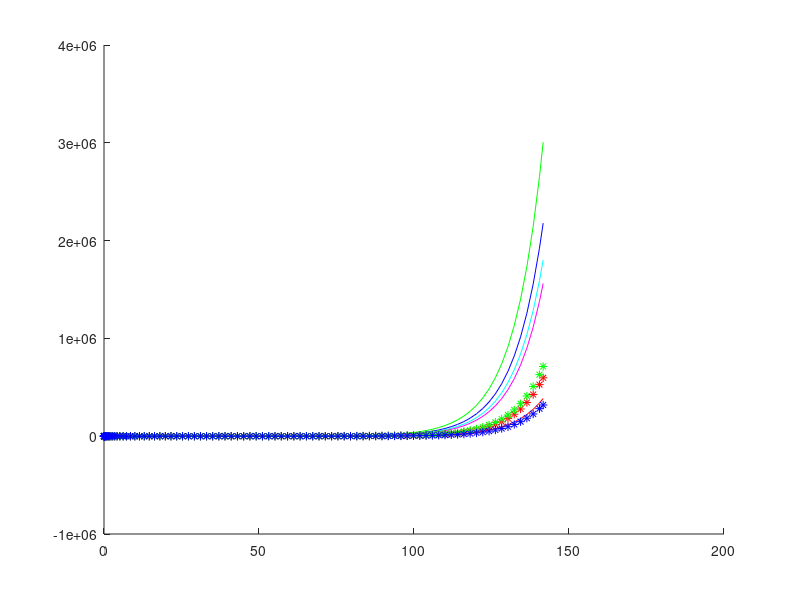

This chart was generated by the following MATLAB code:
function subsystems

%Number of eqns in each system: 5,1,3,1,8,5,4,2. 8 cases total.
%Color options: r,g,b,c,m,k.

% %System 1
% [t,x] = ode23s(@subsystem_eqns,[0 100],[0.01,0.01,0.01,0.01,0.01]);
% t = t*17/12;
% 
% hold on
% figure(1)
% plot(t,x(:,1),'r')
% plot(t,x(:,2),'g')
% plot(t,x(:,3),'b')
% plot(t,x(:,4),'c')
% plot(t,x(:,5),'m')
% hold off

% System 2
% [t,x] = ode23s(@subsystem_eqns,[0 50],[0.1]);
% t = t*17/12;
% 
% figure(1)
% plot(t,x(:,1),'r')

% %System 3
% [t,x] = ode23s(@subsystem_eqns,[0 50],[0.1,0.1,0.1]);
% t = t*17/12;
% hold on
% figure(1)
% plot(t,x(:,1),'r')
% plot(t,x(:,2),'g')
% plot(t,x(:,3),'b')
% hold off

% %System 4
% [t,x] = ode23s(@subsystem_eqns,[0 10],[0.5]);
% t = t*17/12;
% hold on
% figure(1)
% plot(t,x(:,1),'r')
% hold off

%System 5
[t,x] = ode23s(@subsystem_eqns,[0 100],[0.1,0.1,0.1,0.1,0.1,0.1,0.1,0.1]);
t = t*17/12;
hold on
figure(1)
plot(t,x(:,1),'r')
plot(t,x(:,2),'g')
plot(t,x(:,3),'b')
plot(t,x(:,4),'c')
plot(t,x(:,5),'m')
plot(t,x(:,6),'r*')
plot(t,x(:,7),'g*')
plot(t,x(:,8),'b*')
hold off
% 
% %System 6
% [t,x] = ode23s(@subsystem_eqns,[0 50],[0.1,0.1,0.1,0.1,0.5]);
% t = t*17/12;
% hold on
% figure(1)
% plot(t,x(:,1),'r')
% plot(t,x(:,2),'g')
% plot(t,x(:,3),'b')
% plot(t,x(:,4),'c')
% plot(t,x(:,5),'m')
% hold off

% %System 7
% [t,x] = ode23s(@subsystem_eqns,[0 50],[0.01,0.01,0.01,0.5]);
% t = t*17/12;
% hold on
% figure(1)
% plot(t,x(:,1),'r')
% plot(t,x(:,2),'g')
% plot(t,x(:,3),'b')
% plot(t,x(:,4),'c')
% hold off

% %System 8
% [t,x] = ode23s(@subsystem_eqns,[0 50],[0.01,0.5]);
% t = t*17/12;
% hold on
% figure(1)
% plot(t,x(:,1),'r')
% plot(t,x(:,2),'g')
% hold off


function dx = subsystem_eqns(t,x)

e1 = 0.29;
k1 = 0.49;
k2 = 0.1;
k3 = 0.3;
k4 = 0.15;

GA1 = 1;
hNET = 0.457;
hSERT = 0.463;
hDAT = 1.22;

%Wake Specific 
%c = [0.1,0.001,0,0.001,0,0.1,0.1,0.001,0.1,0.1,0.1,0.1,0.1,0.001,0.001,0,0.1,0.1,0.1,0.001,0.1,0.1,0.1,0.1,0.1,0.1,0.001,0.1,0.1,0.1,0.1,0.1,0.1,0.1,0.001,0.1];
%c = [0.1,2.4,1.5,2.7,0.6,0.1,0.3,0.001,0.3,2,0.5,2.5,0.1,0.001,0.5,0.5,3,1,0.19,0.001,0.1,0.1,2,1,1,1,0.001,0.337,0.4,3,1,2,0.1,1,0.001,0.1]; 
%NREM Spec
%c = [12,1,0.1];% c = [2,0.5,0.5]; 
%Wake and REM
% c = [1,10,10,1,12,11,12,1/2,1/2,1,12,11,12,1/2,1/2,1]; 
%Wake Inclusive
c = [0.1,0.1,0.1,0.1,0.1,0.2,0.1,0.2,0.1,0.1,0.1,0.001,0.1,0.1,0.1,0.1,0.1,0.001,0.2,0.1,0.1,0.1,0.1,0.1,0.1,0.1,0.1,0.1,0.1,0.1,0.1,0.1,0.1,0.1,0.1,0.001,0.1,0.1,0.1,0.1,0.1,0.1,0.001,0.1,0.1,0.1,0.1,0.1,0.1,0.1,0.001,0.1];
% c = [1,10,10,1,2,2,1,2,1,10,1,1,10,1,1,1,10,1,2,1,12,11,12,1/2,1/2,1,12,11,12,1/2,1/2,11,2,1,10,10,0.5,0.043,1,1,1,10,10,0.5,0.037,1,1,2,0.39,10,10,0.39]; 
%Sleep Inclusive
% c = [1,10,10,1,12,1,0.1,12,11,12,1/2,1/2,1,12,11,12,1/2,1/2,1]; 
%REM Inclusive
% c = [1,10,10,1,12,11,12,1/2,1/2,1,12,11,12,1/2,1/2,1];  %[1.5,2,2,1/2,2,1,2,1/3,1/3,1/3,2,1,2,1/3,1/3,1/3]; 
%NREM Inclusive
% c = [12,1,0.1];% c = [2,0.5,0.5]; 
%REM and NREM
%a = [6,6,6,6,6];%[1/6,1/6,1/6,1/2,1/2]; %No less than 0.01*[]


% %Wake Specific
% %Coefficients of AD: c(6), c(13), c(19), c(26), c(34)
% %OX - W. 
% dx(1) = c(1)*0.1 + (c(2) - c(3))*x(3) + (c(4) - c(5))*x(1) + 3*c(6) - c(7)*x(4) - c(8)*0.1 - c(9);
% %H - W
% dx(2) = c(10)*x(1) + c(11)*x(3) + c(12)*0.1 + 3*c(13) - c(14)*0.1 - (c(15) - c(16))*x(2);
% %NA - W
% dx(3) = c(17)*x(1) + c(18)*0.1 + 3*c(19) - 0.1*c(20) - (c(21) + c(22))*x(3) - hNET*x(3);
% %S - W
% dx(4) = c(23)*x(1) + c(24)*x(2) + c(25)*x(3) + 3*c(26) - 0.1*c(27) - (c(28) + c(29))*x(4) - hSERT*x(4);
% %DA - W
% dx(5) = c(30)*x(1) + c(31)*x(4) + 0.1*c(32) - c(33)*x(3) + 3*c(34) - 0.1*c(35) - c(36)*x(5) - hDAT*x(5);


% % %NREM Specific
% %GABA_BFs - NREM
% dx(1) = c(1) - c(2) - c(3)*x(1) - GA1*x(1);


% %Wake and REM
% %GABA_BFw - W,REM
% dx(1) = c(1)*x(2) + c(2) - c(3) - c(4)*x(1) - GA1*x(1);
% %ACh_BF - W,REM
% dx(2) = c(5) + c(6) - c(7) - c(8) - c(9) - c(10)*x(2);
% %ACh_LDT/PPT - W,REM
% dx(3) = c(11) + c(12) - c(13) - c(14) - c(15) - c(16)*x(3);


% %REM and NREM
% %GABA_VLPO - NREM,REM
% dx(1) = 30.68 - a(1) - a(2) - a(3) - a(4) - a(5) - k3*x(1)  - GA1 + k4 + (x(1)^2);

% %*****Monoamine trouble #2 ******
%Still causing trouble after supressing GABA
% %Wake Inclusive
%GABA_BFw - W,REM
dx(1) = c(1)*x(4) + c(2)*x(2) + c(3)*3 - c(4)*x(1) - GA1*x(1);
%OX - W
dx(2) = c(5)*x(5) + (c(6) - c(7))*x(6) + (c(8) - c(9))*x(2) + c(10)*3 - c(11)*x(7) - c(13) - c(12)*.1;
%H - W
dx(3) = c(14)*x(2) + c(15)*x(6) + c(16)*x(4) + c(17)*3 - c(18)*0.1 - (c(19) - c(20))*x(3);
%ACh_BF - W,REM
dx(4) = c(21)*x(2) + c(22)*x(3) - c(23)*.1 - c(24)*x(7) - c(25) - c(26)*x(4);
%ACh_LDT/PPT - W,REM
dx(5) = c(27)*x(2) + c(28)*x(3) - c(29)*.1 - c(30)*x(6) - c(31)*x(7) - c(32)*x(5);
%NA - W
dx(6) = c(33)*x(2) + c(34)*x(4) + c(35)*3 - c(36)*0.1 - (c(37) + c(38))*x(6) - hNET*x(6);
%S - W
dx(7) = c(39)*x(2) + c(40)*x(3) + c(41)*x(6) + c(42)*3 - c(43)*0.1 - (c(44) + c(45))*x(7) - hSERT*x(7);
%DA - W
dx(8) = c(46)*x(2) + c(47)*x(7) + c(48)*x(5) - c(49)*x(6) + c(50)*3 - c(51)*0.1 - c(52)*x(8) - hDAT*x(8);


% %Sleep Inclusive
% %GABA_BFw - W,REM
% dx(1) = c(1)*x(3) + c(2) - c(3) - c(4)*x(1) - GA1*x(1);
% %GABA_BFs - NREM
% dx(2) = c(5) - c(6) - c(7)*x(2) - GA1*x(2);
% %ACh_BF - W,REM
% dx(3) = c(8) + c(9) - c(10) - c(11) - c(12)*x(2) - c(13)*x(3);
% %ACh_LDT/PPT - W,REM
% dx(4) = c(14) + c(15) - c(16) - c(17) - c(18) - c(19)*x(4);
% %GABA_VLPO - NREM,REM
% dx(5) = 30.68 - a(1) - a(2) - a(3) - a(4)*x(3) - a(5)*x(4) - k3*x(5)  - GA1 + k4 + (x(5)^2);


% %REM Inclusive
% %GABA_BFw - W,REM
% dx(1) = c(1)*x(2) + c(2) - c(3) - c(4)*x(1) - GA1*x(1);
% %ACh_BF - W,REM
% dx(2) = c(5) + c(6) - c(7) - c(8) - c(9) - c(10)*x(2);
% %ACh_LDT/PPT - W,REM
% dx(3) = c(11) + c(12) - c(13) - c(14) - c(15) - c(16)*x(3);
% %GABA_VLPO - NREM,REM
% dx(4) = 30.68 - a(1) - a(2) - a(3) - a(4)*x(2) - a(5)*x(3) - k3*x(4)  - GA1 + k4 + (x(4)^2);


% %NREM Inclusive (Sleep Specific)
% %GABA_BFs - NREM
% dx(1) = c(1) - c(2) - c(3)*x(1) - GA1*x(1);
% %GABA_VLPO - NREM,REM
% %dx(2) = 1.45 - a(1) - a(2) - a(3) - a(4) - a(5) - k3*x(2)  - GA1 + k4 + (x(2)^2);
% dx(2) = 30.68 - a(1) - a(2) - a(3) - a(4) - a(5) - k3*x(2)  - GA1 + k4 + (x(2)^2);

dx = dx';